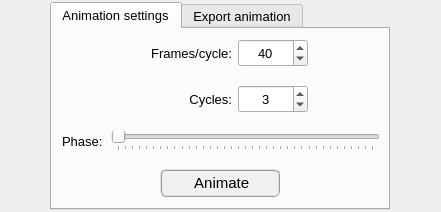
<?xml version="1.0" encoding="UTF-8"?>
<ui version="4.0">
 <class>Form</class>
 <widget class="QWidget" name="Form">
  <property name="geometry">
   <rect>
    <x>0</x>
    <y>0</y>
    <width>441</width>
    <height>212</height>
   </rect>
  </property>
  <property name="minimumSize">
   <size>
    <width>320</width>
    <height>212</height>
   </size>
  </property>
  <property name="maximumSize">
   <size>
    <width>600</width>
    <height>212</height>
   </size>
  </property>
  <property name="windowTitle">
   <string>Form</string>
  </property>
  <layout class="QGridLayout" name="gridLayout">
   <property name="leftMargin">
    <number>2</number>
   </property>
   <property name="topMargin">
    <number>2</number>
   </property>
   <property name="rightMargin">
    <number>2</number>
   </property>
   <property name="bottomMargin">
    <number>2</number>
   </property>
   <property name="spacing">
    <number>2</number>
   </property>
   <item row="0" column="0">
    <widget class="QTabWidget" name="tabWidget_animation">
     <property name="minimumSize">
      <size>
       <width>340</width>
       <height>200</height>
      </size>
     </property>
     <property name="maximumSize">
      <size>
       <width>340</width>
       <height>232</height>
      </size>
     </property>
     <property name="font">
      <font>
       <family>MS Shell Dlg 2</family>
       <pointsize>10</pointsize>
       <weight>50</weight>
       <italic>false</italic>
       <bold>false</bold>
      </font>
     </property>
     <property name="currentIndex">
      <number>0</number>
     </property>
     <widget class="QWidget" name="tab_main">
      <attribute name="title">
       <string>Animation settings</string>
      </attribute>
      <layout class="QGridLayout" name="gridLayout_12">
       <property name="leftMargin">
        <number>4</number>
       </property>
       <property name="topMargin">
        <number>4</number>
       </property>
       <property name="rightMargin">
        <number>4</number>
       </property>
       <property name="bottomMargin">
        <number>4</number>
       </property>
       <item row="0" column="0">
        <widget class="QFrame" name="frame_13">
         <property name="minimumSize">
          <size>
           <width>0</width>
           <height>40</height>
          </size>
         </property>
         <property name="maximumSize">
          <size>
           <width>16777215</width>
           <height>40</height>
          </size>
         </property>
         <property name="frameShape">
          <enum>QFrame::NoFrame</enum>
         </property>
         <property name="frameShadow">
          <enum>QFrame::Raised</enum>
         </property>
         <layout class="QGridLayout" name="gridLayout_11">
          <property name="leftMargin">
           <number>4</number>
          </property>
          <property name="topMargin">
           <number>4</number>
          </property>
          <property name="rightMargin">
           <number>4</number>
          </property>
          <property name="bottomMargin">
           <number>4</number>
          </property>
          <property name="horizontalSpacing">
           <number>6</number>
          </property>
          <property name="verticalSpacing">
           <number>4</number>
          </property>
          <item row="0" column="0">
           <spacer name="horizontalSpacer">
            <property name="orientation">
             <enum>Qt::Horizontal</enum>
            </property>
            <property name="sizeHint" stdset="0">
             <size>
              <width>40</width>
              <height>20</height>
             </size>
            </property>
           </spacer>
          </item>
          <item row="0" column="1">
           <widget class="QLabel" name="label_frames">
            <property name="minimumSize">
             <size>
              <width>100</width>
              <height>28</height>
             </size>
            </property>
            <property name="maximumSize">
             <size>
              <width>100</width>
              <height>28</height>
             </size>
            </property>
            <property name="font">
             <font>
              <family>MS Shell Dlg 2</family>
              <pointsize>10</pointsize>
              <weight>50</weight>
              <italic>false</italic>
              <bold>false</bold>
             </font>
            </property>
            <property name="text">
             <string>Frames/cycle:</string>
            </property>
            <property name="alignment">
             <set>Qt::AlignRight|Qt::AlignTrailing|Qt::AlignVCenter</set>
            </property>
           </widget>
          </item>
          <item row="0" column="2">
           <widget class="QSpinBox" name="spinBox_frames">
            <property name="minimumSize">
             <size>
              <width>70</width>
              <height>28</height>
             </size>
            </property>
            <property name="maximumSize">
             <size>
              <width>70</width>
              <height>28</height>
             </size>
            </property>
            <property name="font">
             <font>
              <pointsize>10</pointsize>
             </font>
            </property>
            <property name="styleSheet">
             <string notr="true"/>
            </property>
            <property name="wrapping">
             <bool>false</bool>
            </property>
            <property name="frame">
             <bool>true</bool>
            </property>
            <property name="alignment">
             <set>Qt::AlignCenter</set>
            </property>
            <property name="prefix">
             <string/>
            </property>
            <property name="minimum">
             <number>20</number>
            </property>
            <property name="maximum">
             <number>120</number>
            </property>
            <property name="singleStep">
             <number>10</number>
            </property>
            <property name="value">
             <number>40</number>
            </property>
           </widget>
          </item>
          <item row="0" column="3">
           <spacer name="horizontalSpacer_2">
            <property name="orientation">
             <enum>Qt::Horizontal</enum>
            </property>
            <property name="sizeHint" stdset="0">
             <size>
              <width>40</width>
              <height>20</height>
             </size>
            </property>
           </spacer>
          </item>
         </layout>
        </widget>
       </item>
       <item row="1" column="0">
        <widget class="QFrame" name="frame_11">
         <property name="minimumSize">
          <size>
           <width>0</width>
           <height>40</height>
          </size>
         </property>
         <property name="maximumSize">
          <size>
           <width>16777215</width>
           <height>40</height>
          </size>
         </property>
         <property name="frameShape">
          <enum>QFrame::NoFrame</enum>
         </property>
         <property name="frameShadow">
          <enum>QFrame::Raised</enum>
         </property>
         <layout class="QGridLayout" name="gridLayout_10">
          <property name="leftMargin">
           <number>4</number>
          </property>
          <property name="topMargin">
           <number>4</number>
          </property>
          <property name="rightMargin">
           <number>4</number>
          </property>
          <property name="bottomMargin">
           <number>4</number>
          </property>
          <property name="horizontalSpacing">
           <number>6</number>
          </property>
          <property name="verticalSpacing">
           <number>4</number>
          </property>
          <item row="0" column="1">
           <widget class="QLabel" name="label_cycles">
            <property name="minimumSize">
             <size>
              <width>100</width>
              <height>28</height>
             </size>
            </property>
            <property name="maximumSize">
             <size>
              <width>100</width>
              <height>28</height>
             </size>
            </property>
            <property name="font">
             <font>
              <pointsize>10</pointsize>
              <weight>50</weight>
              <italic>false</italic>
              <bold>false</bold>
             </font>
            </property>
            <property name="text">
             <string>Cycles:</string>
            </property>
            <property name="alignment">
             <set>Qt::AlignRight|Qt::AlignTrailing|Qt::AlignVCenter</set>
            </property>
           </widget>
          </item>
          <item row="0" column="2">
           <widget class="QSpinBox" name="spinBox_cycles">
            <property name="minimumSize">
             <size>
              <width>70</width>
              <height>28</height>
             </size>
            </property>
            <property name="maximumSize">
             <size>
              <width>70</width>
              <height>28</height>
             </size>
            </property>
            <property name="font">
             <font>
              <pointsize>10</pointsize>
             </font>
            </property>
            <property name="styleSheet">
             <string notr="true"/>
            </property>
            <property name="wrapping">
             <bool>false</bool>
            </property>
            <property name="frame">
             <bool>true</bool>
            </property>
            <property name="alignment">
             <set>Qt::AlignCenter</set>
            </property>
            <property name="prefix">
             <string/>
            </property>
            <property name="minimum">
             <number>1</number>
            </property>
            <property name="maximum">
             <number>20</number>
            </property>
            <property name="singleStep">
             <number>1</number>
            </property>
            <property name="value">
             <number>3</number>
            </property>
           </widget>
          </item>
          <item row="0" column="3">
           <spacer name="horizontalSpacer_3">
            <property name="orientation">
             <enum>Qt::Horizontal</enum>
            </property>
            <property name="sizeHint" stdset="0">
             <size>
              <width>40</width>
              <height>20</height>
             </size>
            </property>
           </spacer>
          </item>
          <item row="0" column="0">
           <spacer name="horizontalSpacer_4">
            <property name="orientation">
             <enum>Qt::Horizontal</enum>
            </property>
            <property name="sizeHint" stdset="0">
             <size>
              <width>40</width>
              <height>20</height>
             </size>
            </property>
           </spacer>
          </item>
         </layout>
        </widget>
       </item>
       <item row="3" column="0">
        <widget class="QFrame" name="frame_8">
         <property name="minimumSize">
          <size>
           <width>0</width>
           <height>40</height>
          </size>
         </property>
         <property name="maximumSize">
          <size>
           <width>16777215</width>
           <height>40</height>
          </size>
         </property>
         <property name="frameShape">
          <enum>QFrame::NoFrame</enum>
         </property>
         <property name="frameShadow">
          <enum>QFrame::Raised</enum>
         </property>
         <layout class="QGridLayout" name="gridLayout_9">
          <property name="leftMargin">
           <number>0</number>
          </property>
          <property name="topMargin">
           <number>0</number>
          </property>
          <property name="rightMargin">
           <number>0</number>
          </property>
          <property name="bottomMargin">
           <number>0</number>
          </property>
          <property name="spacing">
           <number>0</number>
          </property>
          <item row="0" column="0">
           <widget class="QPushButton" name="pushButton_animate">
            <property name="minimumSize">
             <size>
              <width>120</width>
              <height>28</height>
             </size>
            </property>
            <property name="maximumSize">
             <size>
              <width>120</width>
              <height>28</height>
             </size>
            </property>
            <property name="font">
             <font>
              <family>MS Shell Dlg 2</family>
              <pointsize>11</pointsize>
              <weight>9</weight>
              <italic>false</italic>
              <bold>false</bold>
             </font>
            </property>
            <property name="styleSheet">
             <string notr="true">QPushButton{border-radius: 6px; border-color: rgb(150, 150, 150); border-style: ridge; border-width: 2px; color: rgb(0, 0, 0); background-color: rgb(240, 240, 240); font: 75 11pt &quot;MS Shell Dlg 2&quot;}
QPushButton:hover{border-radius: 6px; border-color: rgb(0, 170, 255); border-style: ridge; border-width: 2px; color: rgb(0, 0, 0); background-color: rgba(174, 213, 255, 100); font: 75 11pt &quot;MS Shell Dlg 2&quot;}
QPushButton:pressed{border-radius: 6px; border-color: rgb(0, 170, 255); border-style: ridge; border-width: 3px; color: rgb(0, 0, 0); background-color: rgb(174, 213, 255); font: 75 11pt &quot;MS Shell Dlg 2&quot;}</string>
            </property>
            <property name="text">
             <string> Animate</string>
            </property>
            <property name="icon">
             <iconset>
              <normaloff>../../../../../data/icons/play_pause.png</normaloff>../../../../../data/icons/play_pause.png</iconset>
            </property>
            <property name="iconSize">
             <size>
              <width>20</width>
              <height>20</height>
             </size>
            </property>
           </widget>
          </item>
         </layout>
        </widget>
       </item>
       <item row="2" column="0">
        <widget class="QFrame" name="frame_slider">
         <property name="minimumSize">
          <size>
           <width>0</width>
           <height>32</height>
          </size>
         </property>
         <property name="maximumSize">
          <size>
           <width>16777215</width>
           <height>32</height>
          </size>
         </property>
         <property name="frameShape">
          <enum>QFrame::NoFrame</enum>
         </property>
         <property name="frameShadow">
          <enum>QFrame::Raised</enum>
         </property>
         <layout class="QGridLayout" name="gridLayout_4">
          <property name="leftMargin">
           <number>4</number>
          </property>
          <property name="topMargin">
           <number>0</number>
          </property>
          <property name="rightMargin">
           <number>4</number>
          </property>
          <property name="bottomMargin">
           <number>0</number>
          </property>
          <item row="0" column="0">
           <widget class="QFrame" name="frame_phase_label">
            <property name="frameShape">
             <enum>QFrame::NoFrame</enum>
            </property>
            <property name="frameShadow">
             <enum>QFrame::Raised</enum>
            </property>
            <layout class="QGridLayout" name="gridLayout_5">
             <property name="leftMargin">
              <number>2</number>
             </property>
             <property name="topMargin">
              <number>2</number>
             </property>
             <property name="rightMargin">
              <number>2</number>
             </property>
             <property name="bottomMargin">
              <number>2</number>
             </property>
             <property name="spacing">
              <number>2</number>
             </property>
             <item row="0" column="0">
              <widget class="QLabel" name="label_2">
               <property name="font">
                <font>
                 <pointsize>10</pointsize>
                </font>
               </property>
               <property name="text">
                <string>Phase:</string>
               </property>
              </widget>
             </item>
            </layout>
           </widget>
          </item>
          <item row="0" column="1">
           <widget class="QSlider" name="phase_slider">
            <property name="maximum">
             <number>360</number>
            </property>
            <property name="orientation">
             <enum>Qt::Horizontal</enum>
            </property>
            <property name="tickPosition">
             <enum>QSlider::TicksBelow</enum>
            </property>
           </widget>
          </item>
         </layout>
        </widget>
       </item>
      </layout>
     </widget>
     <widget class="QWidget" name="tab_export">
      <attribute name="title">
       <string>Export animation</string>
      </attribute>
      <layout class="QGridLayout" name="gridLayout_8">
       <property name="leftMargin">
        <number>4</number>
       </property>
       <property name="topMargin">
        <number>4</number>
       </property>
       <property name="rightMargin">
        <number>4</number>
       </property>
       <property name="bottomMargin">
        <number>4</number>
       </property>
       <item row="0" column="0">
        <widget class="QFrame" name="frame_5">
         <property name="maximumSize">
          <size>
           <width>16777215</width>
           <height>48</height>
          </size>
         </property>
         <property name="frameShape">
          <enum>QFrame::NoFrame</enum>
         </property>
         <property name="frameShadow">
          <enum>QFrame::Raised</enum>
         </property>
         <layout class="QGridLayout" name="gridLayout_15">
          <property name="leftMargin">
           <number>0</number>
          </property>
          <property name="topMargin">
           <number>0</number>
          </property>
          <property name="rightMargin">
           <number>0</number>
          </property>
          <property name="bottomMargin">
           <number>0</number>
          </property>
          <item row="0" column="1">
           <widget class="QLineEdit" name="lineEdit_FileName">
            <property name="minimumSize">
             <size>
              <width>228</width>
              <height>28</height>
             </size>
            </property>
            <property name="maximumSize">
             <size>
              <width>228</width>
              <height>28</height>
             </size>
            </property>
            <property name="font">
             <font>
              <pointsize>9</pointsize>
              <weight>50</weight>
              <italic>false</italic>
              <bold>false</bold>
             </font>
            </property>
            <property name="toolTip">
             <string>&lt;html&gt;&lt;head/&gt;&lt;body&gt;&lt;p&gt;&lt;span style=&quot; font-weight:400; font-style:normal;&quot;&gt;Insert a file name to export the animation file&lt;/span&gt;&lt;/p&gt;&lt;/body&gt;&lt;/html&gt;</string>
            </property>
            <property name="layoutDirection">
             <enum>Qt::LeftToRight</enum>
            </property>
            <property name="styleSheet">
             <string notr="true">color: rgb(0, 0, 0);
background-color: rgb(255, 255, 255);</string>
            </property>
            <property name="text">
             <string/>
            </property>
            <property name="alignment">
             <set>Qt::AlignCenter</set>
            </property>
           </widget>
          </item>
          <item row="0" column="0">
           <spacer name="horizontalSpacer_5">
            <property name="orientation">
             <enum>Qt::Horizontal</enum>
            </property>
            <property name="sizeHint" stdset="0">
             <size>
              <width>40</width>
              <height>20</height>
             </size>
            </property>
           </spacer>
          </item>
          <item row="0" column="2">
           <widget class="QComboBox" name="comboBox_file_format">
            <property name="minimumSize">
             <size>
              <width>76</width>
              <height>28</height>
             </size>
            </property>
            <property name="maximumSize">
             <size>
              <width>76</width>
              <height>28</height>
             </size>
            </property>
            <property name="font">
             <font>
              <family>MS Shell Dlg 2</family>
              <pointsize>10</pointsize>
              <weight>50</weight>
              <italic>false</italic>
              <bold>false</bold>
             </font>
            </property>
            <property name="toolTip">
             <string>&lt;html&gt;&lt;head/&gt;&lt;body&gt;&lt;p&gt;Select the file extension&lt;/p&gt;&lt;/body&gt;&lt;/html&gt;</string>
            </property>
            <property name="styleSheet">
             <string notr="true">QComboBox{border-radius: 2px; border-color: rgb(150, 150, 150); border-style: ridge; border-width: 2px; color: rgb(0, 0, 0); background-color: rgb(240, 240, 240); font: 10pt &quot;MS Shell Dlg 2&quot;}
QComboBox:hover{border-radius: 2px; border-color: rgb(0, 170, 255); border-style: ridge; border-width: 2px; color: rgb(0, 0, 0); background-color: rgba(174, 213, 255, 100); font: 10pt &quot;MS Shell Dlg 2&quot;}
QComboBox:pressed{border-radius: 2px; border-color: rgb(0, 170, 255); border-style: ridge; border-width: 3px; color: rgb(0, 0, 0); background-color: rgb(174, 213, 255); font: 10pt &quot;MS Shell Dlg 2&quot;}</string>
            </property>
            <property name="editable">
             <bool>false</bool>
            </property>
            <property name="currentIndex">
             <number>1</number>
            </property>
            <property name="maxVisibleItems">
             <number>4</number>
            </property>
            <item>
             <property name="text">
              <string>  .avi</string>
             </property>
            </item>
            <item>
             <property name="text">
              <string> .mp4</string>
             </property>
            </item>
            <item>
             <property name="text">
              <string> .ogv</string>
             </property>
            </item>
            <item>
             <property name="text">
              <string>.mpeg</string>
             </property>
            </item>
           </widget>
          </item>
          <item row="0" column="3">
           <spacer name="horizontalSpacer_6">
            <property name="orientation">
             <enum>Qt::Horizontal</enum>
            </property>
            <property name="sizeHint" stdset="0">
             <size>
              <width>40</width>
              <height>20</height>
             </size>
            </property>
           </spacer>
          </item>
         </layout>
        </widget>
       </item>
       <item row="2" column="0">
        <widget class="QFrame" name="frame_19">
         <property name="maximumSize">
          <size>
           <width>16777215</width>
           <height>48</height>
          </size>
         </property>
         <property name="frameShape">
          <enum>QFrame::NoFrame</enum>
         </property>
         <property name="frameShadow">
          <enum>QFrame::Raised</enum>
         </property>
         <layout class="QGridLayout" name="gridLayout_16">
          <property name="leftMargin">
           <number>0</number>
          </property>
          <property name="topMargin">
           <number>0</number>
          </property>
          <property name="rightMargin">
           <number>0</number>
          </property>
          <property name="bottomMargin">
           <number>0</number>
          </property>
          <property name="spacing">
           <number>0</number>
          </property>
          <item row="0" column="0">
           <widget class="QPushButton" name="pushButton_export_animation">
            <property name="minimumSize">
             <size>
              <width>140</width>
              <height>28</height>
             </size>
            </property>
            <property name="maximumSize">
             <size>
              <width>140</width>
              <height>28</height>
             </size>
            </property>
            <property name="font">
             <font>
              <family>MS Shell Dlg 2</family>
              <pointsize>11</pointsize>
              <weight>9</weight>
              <italic>false</italic>
              <bold>false</bold>
             </font>
            </property>
            <property name="styleSheet">
             <string notr="true">QPushButton{border-radius: 6px; border-color: rgb(150, 150, 150); border-style: ridge; border-width: 2px; color: rgb(0, 0, 0); background-color: rgb(240, 240, 240); font: 75 11pt &quot;MS Shell Dlg 2&quot;}
QPushButton:hover{border-radius: 6px; border-color: rgb(0, 170, 255); border-style: ridge; border-width: 2px; color: rgb(0, 0, 0); background-color: rgba(174, 213, 255, 100); font: 75 11pt &quot;MS Shell Dlg 2&quot;}
QPushButton:pressed{border-radius: 6px; border-color: rgb(0, 170, 255); border-style: ridge; border-width: 3px; color: rgb(0, 0, 0); background-color: rgb(174, 213, 255); font: 75 11pt &quot;MS Shell Dlg 2&quot;}</string>
            </property>
            <property name="text">
             <string>Export animation</string>
            </property>
            <property name="icon">
             <iconset>
              <normaloff>../../../../../data/icons/008-diskette.png</normaloff>../../../../../data/icons/008-diskette.png</iconset>
            </property>
            <property name="iconSize">
             <size>
              <width>24</width>
              <height>24</height>
             </size>
            </property>
           </widget>
          </item>
         </layout>
        </widget>
       </item>
       <item row="1" column="0">
        <widget class="QFrame" name="frame_4">
         <property name="maximumSize">
          <size>
           <width>16777215</width>
           <height>60</height>
          </size>
         </property>
         <property name="frameShape">
          <enum>QFrame::NoFrame</enum>
         </property>
         <property name="frameShadow">
          <enum>QFrame::Raised</enum>
         </property>
         <layout class="QGridLayout" name="gridLayout_3">
          <property name="leftMargin">
           <number>0</number>
          </property>
          <property name="topMargin">
           <number>0</number>
          </property>
          <property name="rightMargin">
           <number>0</number>
          </property>
          <property name="bottomMargin">
           <number>0</number>
          </property>
          <property name="spacing">
           <number>6</number>
          </property>
          <item row="0" column="0">
           <spacer name="horizontalSpacer_7">
            <property name="orientation">
             <enum>Qt::Horizontal</enum>
            </property>
            <property name="sizeHint" stdset="0">
             <size>
              <width>40</width>
              <height>20</height>
             </size>
            </property>
           </spacer>
          </item>
          <item row="0" column="1">
           <widget class="QLabel" name="label_export_path">
            <property name="enabled">
             <bool>false</bool>
            </property>
            <property name="minimumSize">
             <size>
              <width>228</width>
              <height>28</height>
             </size>
            </property>
            <property name="maximumSize">
             <size>
              <width>228</width>
              <height>28</height>
             </size>
            </property>
            <property name="font">
             <font>
              <family>Arial</family>
              <pointsize>9</pointsize>
              <weight>50</weight>
              <italic>true</italic>
              <bold>false</bold>
             </font>
            </property>
            <property name="styleSheet">
             <string notr="true">color: rgb(140, 140, 140);
background-color: rgb(255, 255, 255);</string>
            </property>
            <property name="frameShape">
             <enum>QFrame::Box</enum>
            </property>
            <property name="text">
             <string>&lt;Folder path&gt;</string>
            </property>
            <property name="alignment">
             <set>Qt::AlignCenter</set>
            </property>
            <property name="wordWrap">
             <bool>true</bool>
            </property>
           </widget>
          </item>
          <item row="0" column="2">
           <widget class="QPushButton" name="pushButton_ChooseFolderExport">
            <property name="minimumSize">
             <size>
              <width>76</width>
              <height>28</height>
             </size>
            </property>
            <property name="maximumSize">
             <size>
              <width>76</width>
              <height>28</height>
             </size>
            </property>
            <property name="font">
             <font>
              <pointsize>10</pointsize>
              <weight>50</weight>
              <italic>false</italic>
              <bold>false</bold>
             </font>
            </property>
            <property name="toolTip">
             <string>&lt;html&gt;&lt;head/&gt;&lt;body&gt;&lt;p&gt;&lt;span style=&quot; font-weight:400; font-style:normal;&quot;&gt;Choose a folder&lt;/span&gt;&lt;/p&gt;&lt;/body&gt;&lt;/html&gt;</string>
            </property>
            <property name="styleSheet">
             <string notr="true">QPushButton{border-radius: 4px; border-color: rgb(150, 150, 150); border-style: ridge; border-width: 2px; color: rgb(0, 0, 0); background-color: rgb(240, 240, 240); font: 10pt &quot;MS Shell Dlg 2&quot;}
QPushButton:hover{border-radius: 4px; border-color: rgb(0, 170, 255); border-style: ridge; border-width: 2px; color: rgb(0, 0, 0); background-color: rgba(174, 213, 255, 100); font: 10pt &quot;MS Shell Dlg 2&quot;}
QPushButton:pressed{border-radius: 4px; border-color: rgb(0, 170, 255); border-style: ridge; border-width: 3px; color: rgb(0, 0, 0); background-color: rgb(174, 213, 255); font: 10pt &quot;MS Shell Dlg 2&quot;}</string>
            </property>
            <property name="text">
             <string>Search</string>
            </property>
            <property name="icon">
             <iconset>
              <normaloff>../../../../../data/icons/loadProject.png</normaloff>../../../../../data/icons/loadProject.png</iconset>
            </property>
            <property name="iconSize">
             <size>
              <width>16</width>
              <height>16</height>
             </size>
            </property>
           </widget>
          </item>
          <item row="0" column="3">
           <spacer name="horizontalSpacer_8">
            <property name="orientation">
             <enum>Qt::Horizontal</enum>
            </property>
            <property name="sizeHint" stdset="0">
             <size>
              <width>40</width>
              <height>20</height>
             </size>
            </property>
           </spacer>
          </item>
         </layout>
        </widget>
       </item>
      </layout>
     </widget>
    </widget>
   </item>
  </layout>
 </widget>
 <resources/>
 <connections/>
</ui>
